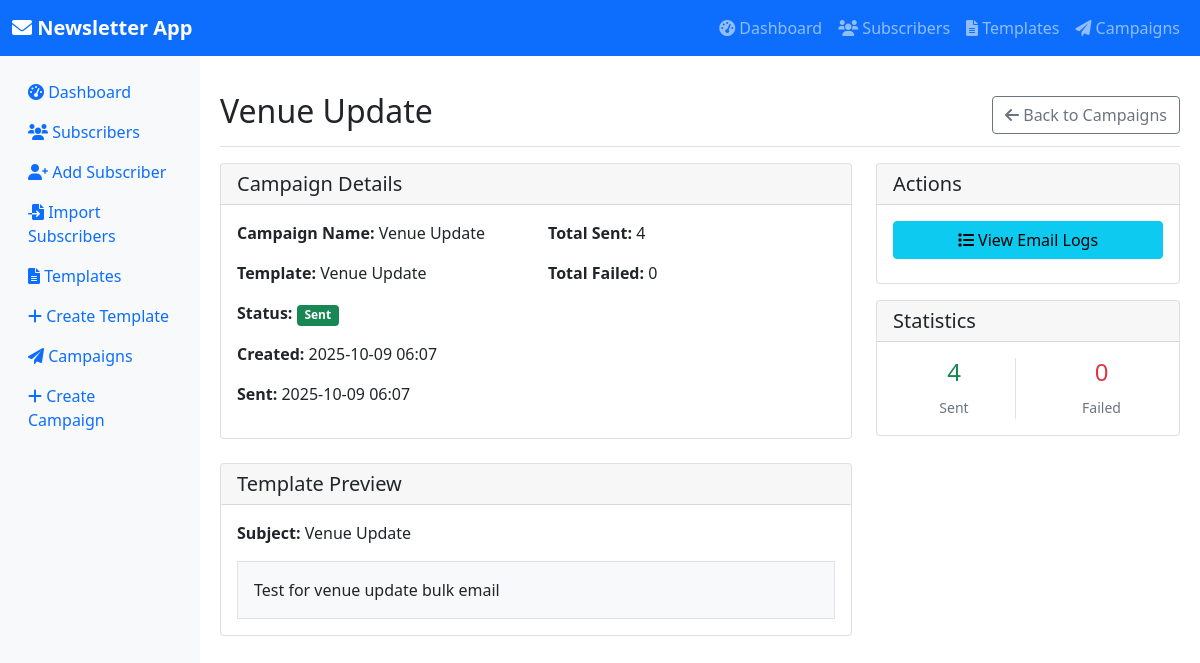
The page /campaigns/3 on the database its author committed.
### models.py (models this page shows, shortened)
class Campaign(db.Model):
    id = db.Column(db.Integer, primary_key=True)
    name = db.Column(db.String(255), nullable=False)
    template_id = db.Column(db.Integer, db.ForeignKey('template.id'), nullable=False)
    status = db.Column(db.String(50), default='draft', nullable=False)  # draft, sending, sent, failed
    total_sent = db.Column(db.Integer, default=0)
    total_failed = db.Column(db.Integer, default=0)
    created_at = db.Column(db.DateTime, default=datetime.utcnow, nullable=False)
    sent_at = db.Column(db.DateTime, nullable=True)
    email_logs = db.relationship('EmailLog', backref='campaign', lazy=True, cascade='all, delete-orphan')

class Template(db.Model):
    id = db.Column(db.Integer, primary_key=True)
    name = db.Column(db.String(255), nullable=False)
    subject = db.Column(db.String(500), nullable=False)
    content = db.Column(db.Text, nullable=False)
    created_at = db.Column(db.DateTime, default=datetime.utcnow, nullable=False)
    updated_at = db.Column(db.DateTime, default=datetime.utcnow, onupdate=datetime.utcnow)
    campaigns = db.relationship('Campaign', backref='template', lazy=True)

### app.py (the view)
@app.route('/campaigns/<int:id>')
def campaign_detail(id):
    campaign = Campaign.query.get_or_404(id)
    return render_template('campaign_detail.html', campaign=campaign)

### app.py (called while the page is built)
@app.after_request
def after_request(response):
    response.headers['Content-Type'] = response.headers.get('Content-Type', 'text/html') + '; charset=utf-8'
    return response

### templates/campaign_detail.html (shortened to what this page needs)
{% extends "base.html" %}
{% block content %}
<div class="d-flex justify-content-between flex-wrap flex-md-nowrap align-items-center pt-3 pb-2 mb-3 border-bottom">
    <h1 class="h2">{{ campaign.name }}</h1>
    <div class="btn-toolbar mb-2 mb-md-0">
        <a href="{{ url_for('campaigns') }}" class="btn btn-outline-secondary">
            <i class="fas fa-arrow-left"></i> Back to Campaigns
        </a>
    </div>
</div>
<div class="row">
    <div class="col-md-8">
        <div class="card">
            <div class="card-header">
                <h5 class="mb-0">Campaign Details</h5>
            </div>
            <div class="card-body">
                <div class="row">
                    <div class="col-md-6">
                        <p><strong>Campaign Name:</strong> {{ campaign.name }}</p>
                        <p><strong>Template:</strong> {{ campaign.template.name }}</p>
                        <p><strong>Status:</strong>
                            {% if campaign.status == 'draft' %}
                            <span class="badge bg-secondary">Draft</span>
                            {% elif campaign.status == 'sending' %}
                            <span class="badge bg-warning">Sending</span>
                            {% elif campaign.status == 'sent' %}
                            <span class="badge bg-success">Sent</span>
                            {% elif campaign.status == 'failed' %}
                            <span class="badge bg-danger">Failed</span>
                            {% endif %}
                        </p>
                        <p><strong>Created:</strong> {{ campaign.created_at.strftime('%Y-%m-%d %H:%M') }}</p>
                        {% if campaign.sent_at %}
                        <p><strong>Sent:</strong> {{ campaign.sent_at.strftime('%Y-%m-%d %H:%M') }}</p>
                        {% endif %}
                    </div>
                    <div class="col-md-6">
                        {% if campaign.status in ['sent', 'sending'] %}
                        <p><strong>Total Sent:</strong> <span id="total-sent">{{ campaign.total_sent or 0 }}</span></p>
                        <p><strong>Total Failed:</strong> <span id="total-failed">{{ campaign.total_failed or 0
                                }}</span></p>
                        {% endif %}
                    </div>
                </div>
            </div>
        </div>
        <div class="card mt-4">
            <div class="card-header">
                <h5 class="mb-0">Template Preview</h5>
            </div>
            <div class="card-body">
                <div class="mb-3">
                    <strong>Subject:</strong> {{ campaign.template.subject }}
                </div>
                <div class="border p-3 bg-light">
                    {{ campaign.template.content|safe }}
                </div>
            </div>
        </div>
    </div>
    <div class="col-md-4">
        <div class="card">
            <div class="card-header">
                <h5 class="mb-0">Actions</h5>
            </div>
            <div class="card-body">
                {% if campaign.status == 'draft' %}
                <form method="POST" action="{{ url_for('send_campaign', id=campaign.id) }}"
                    onsubmit="return confirmSend()">
                    <button type="submit" class="btn btn-success w-100 mb-2">
                        <i class="fas fa-paper-plane"></i> Send Campaign
                    </button>
                </form>
                <div class="alert alert-info small">
                    <i class="fas fa-info-circle"></i>
                    This will send the email to all active subscribers immediately.
                </div>
                {% elif campaign.status == 'sending' %}
                <button class="btn btn-warning w-100 mb-2" disabled>
                    <i class="fas fa-spinner fa-spin"></i> Sending in Progress...
                </button>
                {% elif campaign.status == 'sent' %}
                <a href="{{ url_for('campaign_logs', id=campaign.id) }}" class="btn btn-info w-100 mb-2">
                    <i class="fas fa-list"></i> View Email Logs
                </a>
                {% endif %}
            </div>
        </div>
        {% if campaign.status in ['sent', 'sending'] %}
        <div class="card mt-3">
            <div class="card-header">
                <h5 class="mb-0">Statistics</h5>
            </div>
            <div class="card-body">
                <div class="row text-center">
                    <div class="col-6">
                        <div class="border-end">
                            <h4 class="text-success" id="sent-count">{{ campaign.total_sent or 0 }}</h4>
                            <small class="text-muted">Sent</small>
                        </div>
                    </div>
                    <div class="col-6">
                        <h4 class="text-danger" id="failed-count">{{ campaign.total_failed or 0 }}</h4>
                        <small class="text-muted">Failed</small>
                    </div>
                </div>
            </div>
        </div>
        {% endif %}
    </div>
</div>
{% endblock %}

### rows shown on the page
Campaign: name "Venue Update", created_at "2025-10-09 06:07", sent_at "2025-10-09 06:07", total_sent "4", total_failed "0"
Template: template.name "Venue Update", template.subject "Venue Update", template.content "Test for venue update bulk email"
